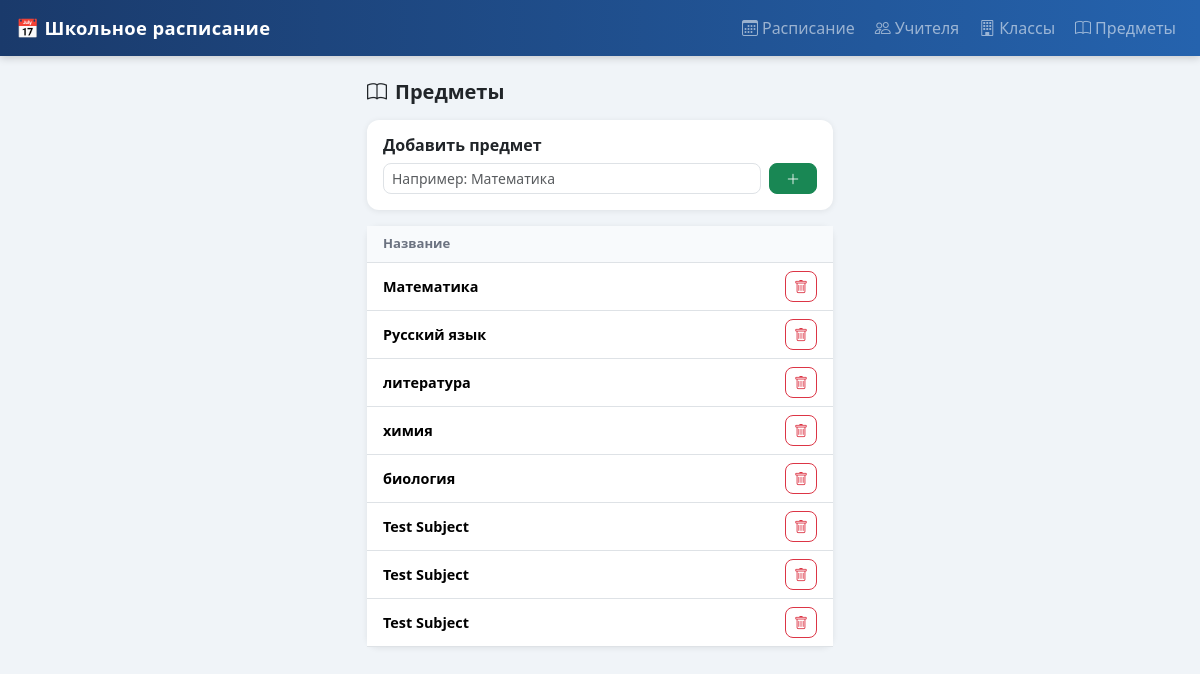
Page /subjects on the committed database.
### tables this page shows
CREATE TABLE subjects (
                id INTEGER PRIMARY KEY AUTOINCREMENT,
                name TEXT NOT NULL
            );

### web_app.py (the view)
@app.get("/subjects", response_class=HTMLResponse)
async def subjects_list(request: Request, error: str = None, success: str = None):
    return templates.TemplateResponse("subjects.html", {
        "request": request, "subjects": Subject.get_all(),
        "error": error, "success": success,
    })

### templates/subjects.html (shortened to what this page needs)
{% extends "base.html" %}
{% block content %}
<div class="row justify-content-center">
  <div class="col-lg-5 col-md-7">
    <div class="d-flex justify-content-between align-items-center mb-3">
      <h5 class="fw-bold mb-0"><i class="bi bi-book me-2"></i>Предметы</h5>
    </div>
    <div class="card info-card mb-3">
      <div class="card-body">
        <h6 class="fw-semibold mb-2">Добавить предмет</h6>
        <form method="post" action="/subjects/add" class="d-flex gap-2">
          <input name="name" class="form-control form-control-sm"
                 placeholder="Например: Математика" required>
          <button type="submit" class="btn btn-success btn-sm px-3">
            <i class="bi bi-plus-lg"></i>
          </button>
        </form>
      </div>
    </div>
    <div class="card info-card">
      <div class="card-body p-0">
        <table class="table data-table mb-0">
          <thead>
            <tr>
              <th class="ps-3">Название</th>
              <th></th>
            </tr>
          </thead>
          <tbody>
            {% for subj in subjects %}
            <tr>
              <td class="ps-3 fw-semibold">{{ subj.name }}</td>
              <td class="text-end pe-3">
                <form method="post" action="/subjects/{{ subj.id }}/delete"
                      class="d-inline"
                      onsubmit="return confirm('Удалить предмет {{ subj.name }}?')">
                  <button type="submit" class="btn btn-outline-danger btn-sm">
                    <i class="bi bi-trash"></i>
                  </button>
                </form>
              </td>
            </tr>
            {% else %}
            <tr>
              <td colspan="2" class="text-center text-muted py-4">Нет предметов</td>
            </tr>
            {% endfor %}
          </tbody>
        </table>
      </div>
    </div>
  </div>
</div>
{% endblock %}

### templates/base.html (style rules this page uses)
body { background: #f0f4f8; min-height: 100vh; }
.info-card { border: none; border-radius: 12px; box-shadow: 0 1px 6px rgba(0,0,0,.08); }
.form-control, .form-select { border-radius: 8px; }
.btn { border-radius: 8px; }
.data-table th { font-size: .82rem; font-weight: 600; color: #6b7280; background: #f8fafc; }
.data-table td { vertical-align: middle; font-size: .9rem; }

### rows in the picture
subjects: name "Математика"
subjects: name "Русский язык"
subjects: name "литература"
subjects: name "химия"
subjects: name "биология"
subjects: name "Test Subject"
subjects: name "Test Subject"
subjects: name "Test Subject"
